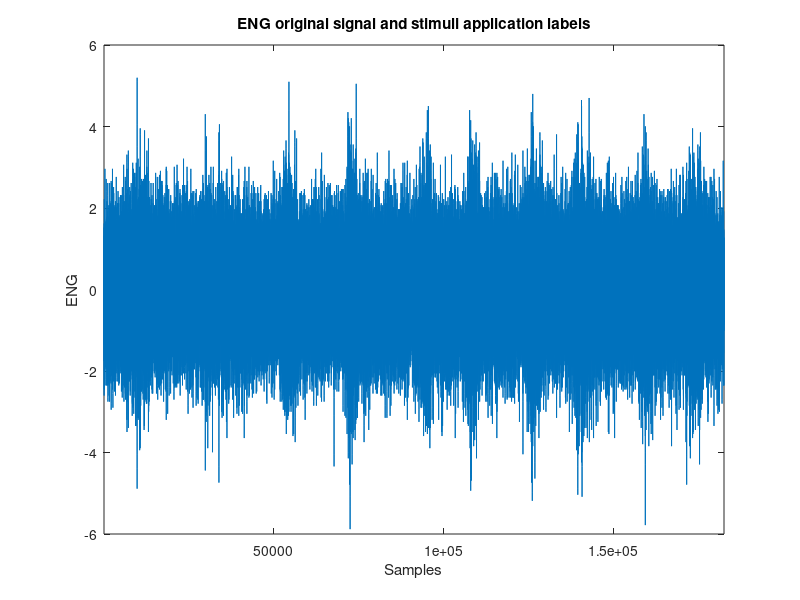

Write the MATLAB code that produced this figure. (Note: this script raises an error after producing the figure.)
%% Working with the ENG rat data recorded from the experiments with cuff electrodes

clear all
close all
clc

%% Data Import 

d=importdata('Brush.txt');


%% Raw data and labels
signal=d(:,1);
labels=d(:,2);
labels=round(labels); % Because there could be some noise in the analogical signal. 
Fs = 20000;

figure(1)
plot(zscore(signal));
hold on;
title('ENG original signal and stimuli application labels')
xlim([1 , length(signal)]);
ylabel('ENG');
xlabel('Samples')

yyaxis right
plot(zscore(labels),'r');
ylim([-5 5])
ylabel('Labels: -1 = rest, +1 = activity');


%% Examination of the spectral context of the signal-PSD

[rows_act,cols_act,values_act] = find(labels>0);
[rows_rest,cols_rest,values_rest] = find(labels==0);

figure(2)
signalOfInterest = signal(rows_act);
notOfInterest    = signal(rows_rest);
h = spectrum.welch; % creates the Welch spectrum estimator
SOIf=psd(h,signalOfInterest,'Fs',Fs); % calculates and plot the one sided PSD
NOIf=psd(h,notOfInterest,'Fs',Fs);
plot(SOIf); % Plot the one-sided PSD. 
hold on;
plot(NOIf);
title('Spectrum of SOI, and NOI for the stimuli application')

ciao = SOIf.copy();

figure(3)
plot(SOIf.getdata() - NOIf.getdata());
xlim([0 130])
xticks(0:13:130)
xticklabels(xticks/13)
ylabel('Power/frequency (dB/Hz)')
xlabel('Frequency (kHz)')
title('Difference spectrum of SOI, and NOI for the stimuli application');
grid on

%% Filtering 

%Determine the Low pass cutoff frequency for your filter
Fl=800;
%Determine the High pass cutoff frequency for your filter
Fh=2200;


[Signal_filtered]=filtra(signal',Fs,Fl,Fh);

figure(3)
soi_f=Signal_filtered(rows_act);
noi_f=Signal_filtered(rows_rest);
h1 = spectrum.welch; % creates the Welch spectrum estimator
SOI_f=psd(h,soi_f,'Fs',Fs); % calculates and plot the one sided PSD
NOI_f=psd(h,noi_f,'Fs',Fs);
plot(SOI_f); % Plot the one-sided PSD. 
hold on;
plot(NOI_f);
title('Spectrum of SOI, and NOI for VF')

%% Feature extraction 

% Determine the step size                                          
step=Fs*0.1; 

% Compute the MAV and Zero-Crossing features for each time window                      
% Hint: MAV and ZeroCross can be functions in separate files         


L2=length(signal);

for i=1:step:(L2-step)
    % Compute MAV and ZCross features and store them in a 2D
    % "features" vector
    MAVI((i-1)/step +1) = MAV(signal(i:i+step));
    ZCrossi((i-1)/step +1) = ZCross(signal(i:i+step));
    
end

% Resizing the label vector to the size of the features vector
for i=1:step:(L2-step) 
    z=ceil(i/step);
    labels_resized(z)=labels(i);
end

% plot the zscored features along with the corresponding labels



%% Signal-to-Noise Estimation

% Extract the features for the non zero labels

% Compute Activation 

% Extract the features for the labels = zero

% Compute the noise, SNR and SNR in dB
